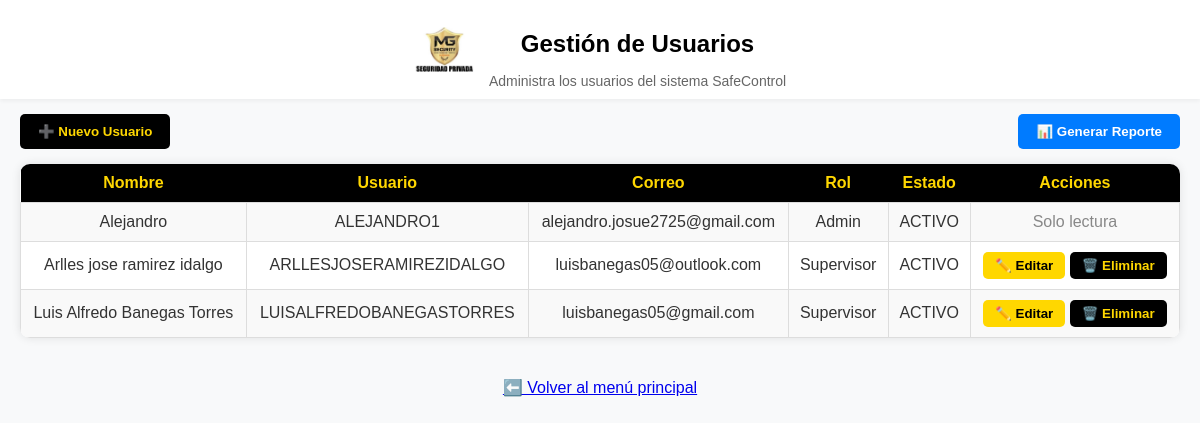
The app's page /modulos/usuarios.php (signed in) with its own data.
### tables this page shows
CREATE TABLE `tbl_ms_usuarios` (
  `id` int(11) NOT NULL,
  `usuario` varchar(50) NOT NULL,
  `contrasena` varchar(100) NOT NULL,
  `fecha_vencimiento` date DEFAULT NULL,
  `rol` enum('admin','supervisor','empleado') DEFAULT 'empleado',
  `codigo_2fa` varchar(6) DEFAULT NULL,
  `email` varchar(100) DEFAULT NULL,
  `primera_vez` tinyint(1) NOT NULL DEFAULT 0,
  `nombre` varchar(100) NOT NULL,
  `id_empleado` int(11) DEFAULT NULL,
  `telefono` varchar(20) DEFAULT NULL,
  `primer_login` tinyint(1) DEFAULT 1,
  `id_puesto` int(11) DEFAULT NULL,
  `intentos_fallidos` int(11) DEFAULT 0,
  `estado` enum('ACTIVO','BLOQUEADO','INACTIVO') DEFAULT 'ACTIVO'
);

### modulos/usuarios.php (the view, shortened to what this page needs)
<?php
include("../conexion.php");
$resultado = $conexion->query("SELECT * FROM tbl_ms_usuarios ORDER BY id ASC");
?>
<!DOCTYPE html>
<html lang="es">
<head>
</head>
<body>
<div class="encabezado">
  <img src="../imagenes/logo.jpeg" alt="Logo" class="logo">
  <div>
    <h2>Gestión de Usuarios</h2>
    <p style="margin:0; color:#666; font-size:14px;">Administra los usuarios del sistema SafeControl</p>
  </div>
</div>
<div class="module-toolbar">
  <div class="toolbar-left">
    <button type="button" class="nuevo-btn" id="btnNuevoUsuario">
      ➕ Nuevo Usuario
    </button>
  </div>
  <div class="toolbar-right">
    <button type="button" class="reporte-btn" id="btnReporteUsuarios">
      📊 Generar Reporte
    </button>
  </div>
</div>
<div id="tablaUsuarios" style="padding:0 20px 20px 20px;">
  <table>
    <tr>
      <th>Nombre</th>
      <th>Usuario</th>
      <th>Correo</th>
      <th>Rol</th>
      <th>Estado</th>
      <th>Acciones</th>
    </tr>
    <?php while ($fila = $resultado->fetch_assoc()): ?>
    <tr>
      <td><?= htmlspecialchars($fila['nombre'] ?? '—') ?></td>
      <td><?= htmlspecialchars($fila['usuario']) ?></td>
      <td><?= htmlspecialchars($fila['email']) ?></td>
      <td><?= ucfirst($fila['rol']) ?></td>
      <td><?= htmlspecialchars($fila['estado'] ?? 'ACTIVO') ?></td>
      <td>
        <?php if (strtolower($fila['rol']) !== 'admin' && $fila['id'] != 1): ?>
        <button class="editar-btn"
          data-id="<?= $fila['id'] ?>"
          data-nombre="<?= htmlspecialchars($fila['nombre']) ?>"
          data-usuario="<?= htmlspecialchars($fila['usuario']) ?>"
          data-email="<?= htmlspecialchars($fila['email']) ?>"
          data-rol="<?= htmlspecialchars($fila['rol']) ?>"
          data-estado="<?= htmlspecialchars($fila['estado']) ?>">✏️ Editar</button>
        <button class="eliminar-btn" data-id="<?= $fila['id'] ?>">🗑️ Eliminar</button>
        <?php else: ?>
        <span style="color: #888;">Solo lectura</span>
        <?php endif; ?>
      </td>
    </tr>
    <?php endwhile; ?>
  </table>
</div>
<p class="volver-menu" style="text-align:center; margin:20px 0;">
  <a href="/menu.php">⬅️ Volver al menú principal</a>
</p>
</body>
</html>

### modulos/usuarios.php (style rules this page uses)
body { font-family: Arial, sans-serif; background-color: #f8f9fa; color: #333; margin: 0; }
h2 { text-align: center; margin-bottom: 15px; color: #000; }
table { width: 100%; border-collapse: collapse; background: #fff; border-radius: 10px; overflow: hidden; box-shadow: 0 0 10px rgba(0,0,0,0.1); }
th { background-color: #000; color: #FFD700; padding: 10px; }
td { text-align: center; padding: 10px; border: 1px solid #ddd; }
tr:nth-child(even) { background-color: #f9f9f9; }
button { border: none; border-radius: 5px; padding: 6px 12px; cursor: pointer; font-weight: bold; transition: 0.3s; }
.editar-btn { background-color: #FFD700; color: #000; }
.eliminar-btn { background-color: #000; color: #FFD700; }
.nuevo-btn { background-color: #000; color: #FFD700; padding: 10px 18px; border-radius: 5px; text-decoration: none; font-weight: bold; }
.reporte-btn { background-color: #007bff; color: #fff; padding: 10px 18px; border-radius: 5px; text-decoration: none; font-weight: bold; }
.encabezado { display: flex; align-items: center; justify-content: center; gap: 15px; background-color: #ffffff; padding: 10px; box-shadow: 0 2px 4px rgba(0,0,0,0.05); }
.encabezado .logo { width: 60px; height: 60px; border-radius: 10px; object-fit: contain; }
.module-toolbar { display: flex; justify-content: space-between; align-items: center; margin: 15px 20px; }
.toolbar-left, .toolbar-right { display: flex; align-items: center; gap: 10px; }

### records on screen
tbl_ms_usuarios: nombre "Alejandro", usuario "ALEJANDRO1", email "alejandro.josue2725@gmail.com", rol "Admin", estado "ACTIVO", shows "Solo lectura"
tbl_ms_usuarios: nombre "Arlles jose ramirez idalgo", usuario "ARLLESJOSERAMIREZIDALGO", email "luisbanegas05@outlook.com", rol "Supervisor", estado "ACTIVO"
tbl_ms_usuarios: nombre "Luis Alfredo Banegas Torres", usuario "LUISALFREDOBANEGASTORRES", email "luisbanegas05@gmail.com", rol "Supervisor", estado "ACTIVO"
